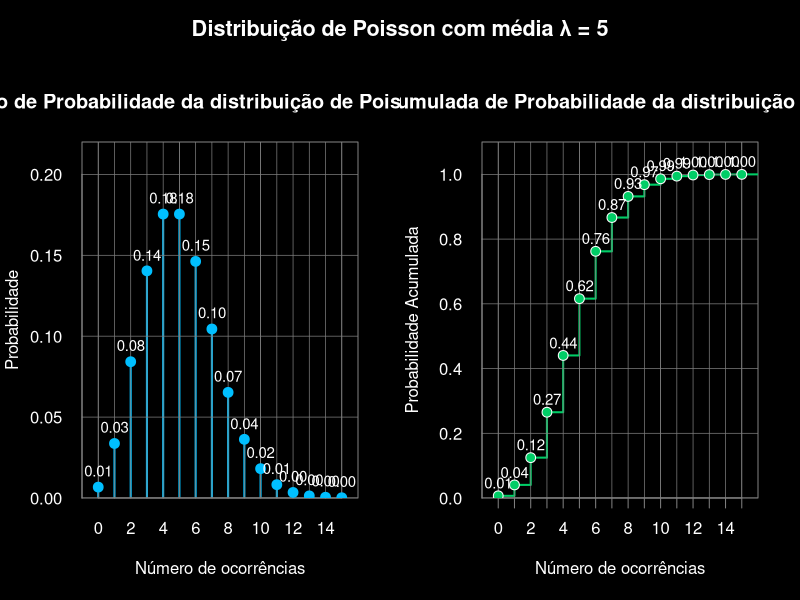

R code for this plot:
par(oma = c(0, 0, 3, 0),
    mfrow = c(1,2),
    bg = "black",
    fg = "gray50",
    col.axis = "white",
    col.lab = "white",
    col.main = "white"
)

x <- 0:15
p <- dpois(x, 5)
F <- cumsum(p)

plot(x,
     p,
     main = "Função de Probabilidade da distribuição de Poisson (λ = 5)",
     xlab = "Número de ocorrências",
     ylab = "Probabilidade",
     lwd = 2,
     type = "h",
     xlim = c(-1, 16),
     ylim = c(0, 0.22),
     col  = "deepskyblue",
     xaxs = "i",
     yaxs = "i",
     tck = 0,
     las = 1,
     xaxt = "n"
)

axis(1, at = 0:15, labels = 0:15, tck = 0,)

grid(lty = 1,
     lwd = 0.7,
     col = "gray50")

abline(v = 0:15, col = "gray50", lty = 1, lwd = 0.7)

points(x,
       p,
       pch = 19,
       col = "deepskyblue",
       cex = 1.3)

text(x,
     p + 0.01,
     labels = sprintf("%.2f", p),
     col = "white",
     cex = 0.9)


plot(x,
     F,
     main = "Função de Acumulada de Probabilidade da distribuição de Poisson (λ = 5)",
     xlab = "Número de ocorrências",
     ylab = "Probabilidade Acumulada",
     lwd  = 2,
     type = "s",
     col  = "springgreen3",
     xaxs = "i",
     yaxs = "i",
     xlim = c(-1,16),
     ylim = c(0, 1.1),
     tck = 0,
     las = 1,
     xaxt = "n"
)

axis(1, at = 0:15, labels = 0:15)

grid(
     lty = 1,
     lwd = 0.7,
     col = "gray50")

abline(v = 0:15, col = "gray50", lty = 1, lwd = 0.7)

# Colore apenas o trecho de 0 a 1
segments(15, 1, 16, 1, col = "springgreen3", lwd = 2)

points(x, 
       F,
       pch = 21,
       bg = "springgreen3",
       col = "white",
       cex = 1.3)

text(x,
     F + 0.04,
     labels = sprintf("%.2f", F),
     col = "white",
     cex = 0.9)


mtext("Distribuição de Poisson com média λ = 5",
      side = 3,
      outer = TRUE,
      line = 1,
      cex = 1.3,
      font = 2,
      col = "white")
